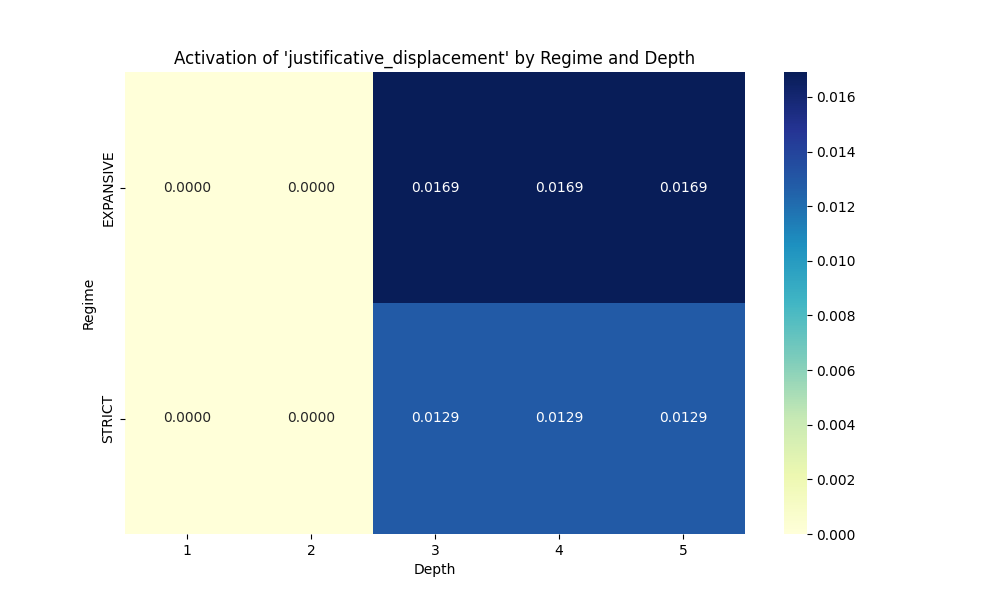

Reproduce this figure in Python.
import matplotlib.pyplot as plt
import pandas as pd
import seaborn as sns
from relational_field import (
    ConstraintResolver,
    Regime,
    setup_default_field,
)


def run_comparative_analysis():
    print("Running Comparative Relational Field Analysis...")

    field = setup_default_field()
    resolver = ConstraintResolver(field)

    results = []
    depths = range(1, 6)
    regimes = [Regime.STRICT, Regime.EXPANSIVE]

    for regime in regimes:
        for depth in depths:
            state = resolver.propagate(
                anchors={"absorption_identity": 1.0},
                target_node="justificative_displacement",
                depth=depth,
                contextual_gain=0.4,
                local_decay=1.0,
                regime=regime,
            )
            activation = state.active_nodes.get("justificative_displacement", 0.0)
            results.append(
                {
                    "Regime": regime.name,
                    "Depth": depth,
                    "Activation": activation,
                }
            )

    df = pd.DataFrame(results)
    pivot_df = df.pivot(index="Regime", columns="Depth", values="Activation")

    plt.figure(figsize=(10, 6))
    sns.heatmap(pivot_df, annot=True, cmap="YlGnBu", fmt=".4f")
    plt.title("Activation of 'justificative_displacement' by Regime and Depth")
    plt.savefig("relational_analysis.png")
    print("Comparative analysis complete. Visualization saved to relational_analysis.png")


if __name__ == "__main__":
    run_comparative_analysis()
